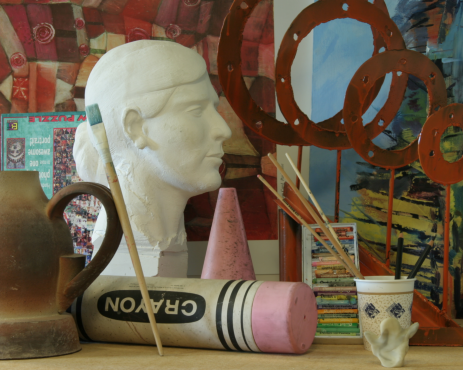
#> input picture Images/art_view1.png, 463 x 370 px
$ jupyter execute --allow-errors BeliefPropagation.ipynb   (older library calls are emulated)
#> lines starting #> are read from the running program, lines starting #| are printed output that depends on the picture; long printed decimals are rounded
[cell 1]
import numpy as np
import scipy.ndimage
import imageio
import matplotlib.pyplot as plt
from numpy.linalg import norm

[cell 2]
# Parameters
num_disp_values=128
Lambda=0.01
nb_iterations=10

The data cost $$D_p(l_p)$$ will use a truncated absolute intensity difference:
$$D_p(l_p)=\min\left(\frac{1}{3}||I_{left}(y,x)-I_{right}(y,x-l_p)||,\tau\right)$$

[cell 3]
def compute_data_cost(I1, I2, num_disp_values, Tau):
    """data_cost: a 3D array of sixe height x width x num_disp_value;
    data_cost(y,x,l) is the cost of assigning the label l to pixel (y,x).
    The cost is min(1/3 ||I1[y,x]-I2[y,x-l]||_1, Tau)."""
    h,w,_ = I1.shape
    dataCost=np.zeros((h,w,num_disp_values))

    for lp in range(num_disp_values):
        dataCost[:, :, lp] = np.minimum(1./3*norm(I1 - np.roll(I2, lp, axis=1), axis=2, ord=1), Tau*np.ones((h, w)))

    return dataCost

The energy minimization problem where l is the disparity value of pixel p, P is the set of pixels in the image, N is the set of undirected edges in the four connected image grid graph and D(l) is the cost of assigning label disparity to a pixel and V(l) is the cost of assigning labels to two neighbouring pixels
$$E(L)=\sum_{p \in P}D_p(l_p)+\lambda \cdot \sum_{p,q\in N}V(l_p-l_q)$$

[cell 4]
# [34 lines left out: function compute_energy, not called in this run]

For update_msg, after using a python tool, I was able to identify a bottleneck. I got rid of the for loop and replaced it with some numpy broadcasting. The msg* are the updated message maps. The previous messages are taken in as arguments. The data cost is a 3D array with dimensions(height,width,label number). Lambda is the scalar value. The incoming message and data cost are used to calculate the incoming messages. The minimum is then found along the disparity dimension for each pixel. In order to work with different dimensions, newaxis was employed to ensure compatibility. Lastly, the min is calculated for message updating by either the data cost and incoming messages, or the scalar value added to minimum value along the disparity dimension.

[cell 5]
def update_msg(msgUPrev,msgDPrev,msgLPrev,msgRPrev,dataCost,Lambda):
    """Update message maps.
    dataCost: 3D array, depth=label number.
    msgUPrev,msgDPrev,msgLPrev,msgRPrev: 3D arrays (same dims) of old messages.
    Lambda: scalar value
    Return msgU,msgD,msgL,msgR: updated messages"""
    msgU=np.zeros(dataCost.shape)
    msgD=np.zeros(dataCost.shape)
    msgL=np.zeros(dataCost.shape)
    msgR=np.zeros(dataCost.shape)

    h,w,num_disp_values = dataCost.shape

    msg_incoming_from_U = np.roll(msgDPrev, 1, axis=0)
    msg_incoming_from_L = np.roll(msgRPrev, 1, axis=1)
    msg_incoming_from_D = np.roll(msgUPrev, -1, axis=0)
    msg_incoming_from_R = np.roll(msgLPrev, -1, axis=1)

    npqU = dataCost + msg_incoming_from_L + msg_incoming_from_D + msg_incoming_from_R
    npqL = dataCost + msg_incoming_from_U + msg_incoming_from_D + msg_incoming_from_R
    npqD = dataCost + msg_incoming_from_L + msg_incoming_from_U + msg_incoming_from_R
    npqR = dataCost + msg_incoming_from_L + msg_incoming_from_D + msg_incoming_from_U

    spqU = np.amin(npqU, axis=2)
    spqL = np.amin(npqL, axis=2)
    spqD = np.amin(npqD, axis=2)
    spqR = np.amin(npqR, axis=2)
    '''
    for lp in range(num_disp_values):
        msgU[:, :, lp] = np.minimum(npqU[:, :, lp], Lambda + spqU)
        msgL[:, :, lp] = np.minimum(npqL[:, :, lp], Lambda + spqL)
        msgD[:, :, lp] = np.minimum(npqD[:, :, lp], Lambda + spqD)
        msgR[:, :, lp] = np.minimum(npqR[:, :, lp], Lambda + spqR)
    '''
    spqU = spqU[:,:,np.newaxis]
    spqL = spqL[:,:,np.newaxis]
    spqD = spqD[:,:,np.newaxis]
    spqR = spqR[:,:,np.newaxis]

    msgU = np.minimum(npqU, Lambda + spqU)
    msgL = np.minimum(npqL, Lambda + spqL)
    msgD = np.minimum(npqD, Lambda + spqD)
    msgR = np.minimum(npqR, Lambda + spqR)

    return msgU,msgD,msgL,msgR

Normalizing the messages by subtracting the mean helps to reduce such oscillations and stabilize the convergence of the algorithm, making it more reliable and accurate.

By subtracting the mean along the depth dimension from each message, the algorithm effectively removes any bias or offset in the messages, allowing for more consistent and stable updates during the iterative process.

[cell 6]
# [13 lines left out: function normalize_msg, not called in this run]

Essentially, the compute_belief function combines the initial cost with the incoming messages from neighboring variables or factors to compute the updated beliefs of the variables. These beliefs will then be used to update the outgoing messages in the subsequent iterations of the Belief Propagation algorithm.

[cell 7]
# [12 lines left out: function compute_belief, not called in this run]

Maximum a Posteriori (MAP) labeling based on the computed beliefs in the Belief Propagation algorithm. MAP labeling assigns the most probable label to each pixel based on the computed beliefs.

[cell 8]
# [4 lines left out: function MAP_labeling, not called in this run]

[cell 9]
def stereo_bp(I1,I2,num_disp_values,Lambda,Tau=15,num_iterations=60):
    """The main function"""
    dataCost = compute_data_cost(I1, I2, num_disp_values, Tau)
    energy = np.zeros((num_iterations)) # storing energy at each iteration

    h,w,_ = I1.shape
    msgU=np.zeros((h, w, num_disp_values))
    msgD=np.zeros((h, w, num_disp_values))
    msgL=np.zeros((h, w, num_disp_values))
    msgR=np.zeros((h, w, num_disp_values))

    print('Iteration (out of {}) :'.format(num_iterations))
    for iter in range(num_iterations):
        print('\t'+str(iter))
        msgU,msgD,msgL,msgR = update_msg(msgU,msgD,msgL,msgR,dataCost,Lambda)
        msgU,msgD,msgL,msgR = normalize_msg(msgU,msgD,msgL,msgR)

        beliefs = compute_belief(dataCost,msgU,msgD,msgL,msgR)
        disparity = MAP_labeling(beliefs)
        energy[iter] = compute_energy(dataCost,disparity,Lambda)

    return disparity,energy

Display the left and right image. Calculate and display the disparity map and a graph of energy function.

Lambda, number of iterations, and number of disparities were all calculated by using scikit optimize. I ran several tests across different parameters and found that the values used in this notebook provided the best results.

[cell 10]
import cv2

# Input
# img_left =imageio.imread('imL.png')
# img_right=imageio.imread('imR.png')
img_left = imageio.imread('./Images/art_view1.png')
#> img_left is the input picture: shape (370, 463, 3); mean R, G, B 109.7, 94.7, 74.9
img_right = imageio.imread('./Images/art_view5.png')
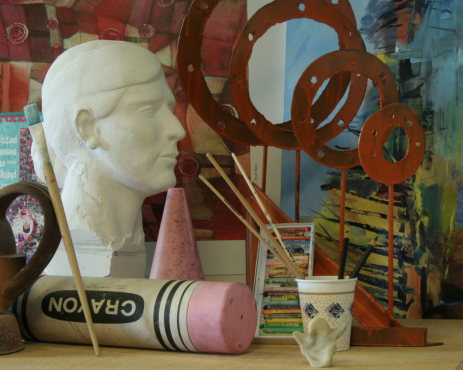
#> input picture Images/art_view5.png, 463 x 370 px
#> img_right is the input picture: shape (370, 463, 3); mean R, G, B 106.1, 92.6, 73.3
# img_right = cv2.imread('computer_view5.png')

plt.subplot(121)
plt.imshow(img_left)
plt.subplot(122)
plt.imshow(img_right)
plt.show()
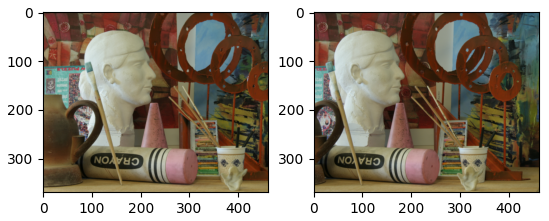
#> figure drawn by matplotlib, 2 panels

img_left=img_left.astype(float)
img_right=img_right.astype(float)


I1=scipy.ndimage.filters.gaussian_filter(img_left, 0.6)
I2=scipy.ndimage.filters.gaussian_filter(img_right, 0.6)

#> (the rest of this cell did not finish here and is left out)

#> after the loop in stereo_bp, `for iter in range(num_iterations):`: energy = [0, 0, 0, 0, 0, 0, 0, 0, 0, 0]
print(disparity.dtype)
mask = (disparity < 0) | (disparity > 128)
h_mask = (mask.astype(np.uint8)*255)
disparity_32 = disparity.astype(np.float32)
_,hole_mask = cv2.threshold(h_mask,1,255,cv2.THRESH_BINARY)
disparity_filled = cv2.inpaint(disparity_32,hole_mask, 3, flags=cv2.INPAINT_TELEA)

# Plot results
plt.subplot(121)
plt.plot(energy)
plt.subplot(122)
plt.imshow(disparity,cmap='gray',vmin=0,vmax=num_disp_values-1)
plt.show()

[cell 11]
# !pip install scikit-optimize

import numpy as np
import cv2
import imageio
# [8 lines of commented-out code are left out]
left_images = []
right_images = []
img_names = ["art","books","computer","dolls","drumsticks","dwarves","laundry","moebius","reindeer"]

for i in range(len(img_names)):
    left_image = cv2.imread(f'Images/{img_names[i]}_view1.png')
    right_image = cv2.imread(f'Images/{img_names[i]}_view5.png')

    left_images.append(left_image)
    right_images.append(right_image)

print(len(left_images))

gaussian = []
#> gaussian = []

#> (the rest of this cell did not finish here and is left out)

List of left and right images that were smoothed by a gaussian filter. Disparity maps saved to local folder Images for further tests. (RMSE)

#> (a cell that did not finish here is left out)

[cell 13]
# Load the disparity maps as grayscale
disparity_map1 = cv2.imread('Images/disparity_map_0.png', 0)
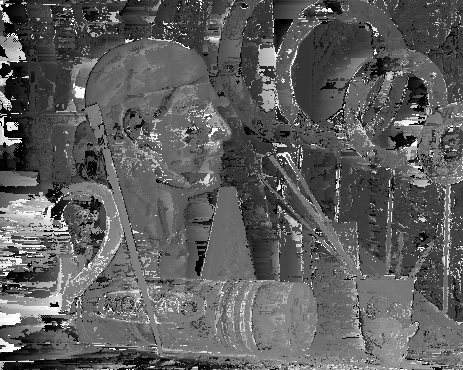
#> input picture Images/disparity_map_0.png, 463 x 370 px
#> disparity_map1 is the input picture: shape (370, 463); min 0, max 255, mean 93.8
disparity_map2 = cv2.imread('Images/art-d2.png', 0)
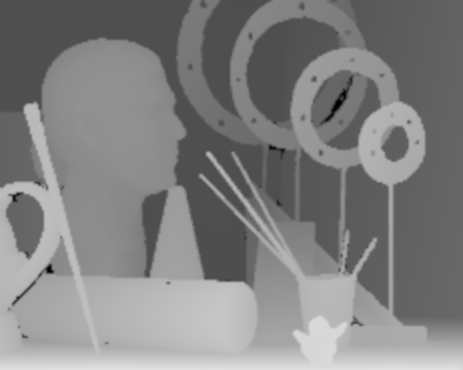
#> input picture Images/art-d2.png, 463 x 370 px
#> disparity_map2 is the input picture: shape (370, 463); min 0, max 224, mean 129.4
disparity_map3 = cv2.imread('Images/disparity_map_1.png', 0)
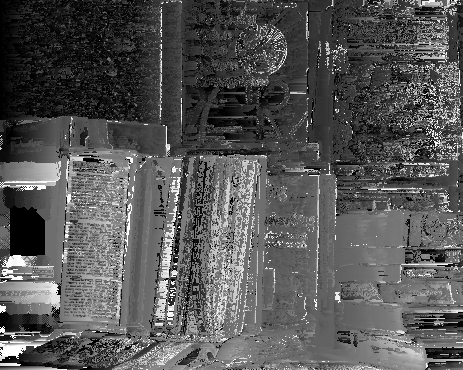
#> input picture Images/disparity_map_1.png, 463 x 370 px
#> disparity_map3 is the input picture: shape (370, 463); min 0, max 255, mean 86.1
disparity_map4 = cv2.imread('Images/books-d2.png', 0)
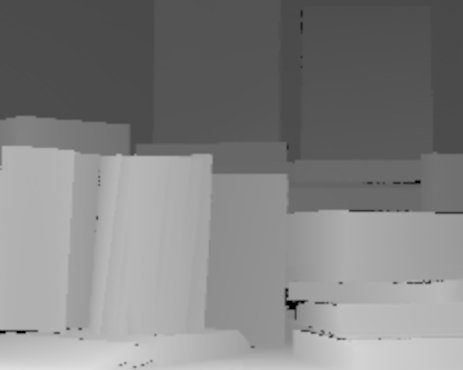
#> input picture Images/books-d2.png, 463 x 370 px
#> disparity_map4 is the input picture: shape (370, 463); min 0, max 221, mean 129.7
disparity_map5 = cv2.imread('Images/disparity_map_3.png', 0)
disparity_map6 = cv2.imread('Images/dolls-d2.png', 0)
disparity_map7 = cv2.imread('Images/disparity_map_6.png', 0)
disparity_map8 = cv2.imread('Images/laundry-d2.png', 0)
disparity_map9 = cv2.imread('Images/disparity_map_7.png', 0)
disparity_map10 = cv2.imread('Images/moebius-d2.png', 0)
disparity_map11 = cv2.imread('Images/disparity_map_8.png', 0)
disparity_map12 = cv2.imread('Images/reindeer-d2.png', 0)

# Calculate the root mean squared error
error0 = np.sqrt(np.mean((disparity_map1 - disparity_map2)**2))
#> error0 = 10.34
print(f"RMSE: {error0}")
#| RMSE: 10.341
error1 = np.sqrt(np.mean((disparity_map3 - disparity_map4)**2))
#> error1 = 10.4
print(f"RMSE: {error1}")
#| RMSE: 10.398
#> (the rest of this cell did not finish here and is left out)

#> (a cell that did not finish here is left out)

[cell 15]
disparity_pairs = [(disparity_map1, disparity_map2),(disparity_map3, disparity_map4),
                  (disparity_map5, disparity_map6),(disparity_map7, disparity_map8),
                  (disparity_map9, disparity_map10),(disparity_map11, disparity_map12)]

num_pairs = len(disparity_pairs)
#> num_pairs = 6
num_cols = 2
num_rows = (num_pairs + num_cols -1) // num_cols
#> num_rows = 3

fig, axes = plt.subplots(num_rows, num_cols, figsize=(10,12))

#> (the rest of this cell did not finish here and is left out)

[cell 16]
# Create a list of disparity maps
disparity_maps = [
    disparity_map1, disparity_map2, disparity_map3, disparity_map4, disparity_map5,
    disparity_map6, disparity_map7, disparity_map8, disparity_map9, disparity_map10,
    disparity_map11, disparity_map12
]

num_images = len(disparity_maps)
#> num_images = 12
num_cols = 4
num_rows = (num_images + num_cols - 1) // num_cols

fig, axes = plt.subplots(num_rows, num_cols, figsize=(12, 10))

#> (the rest of this cell did not finish here and is left out)
